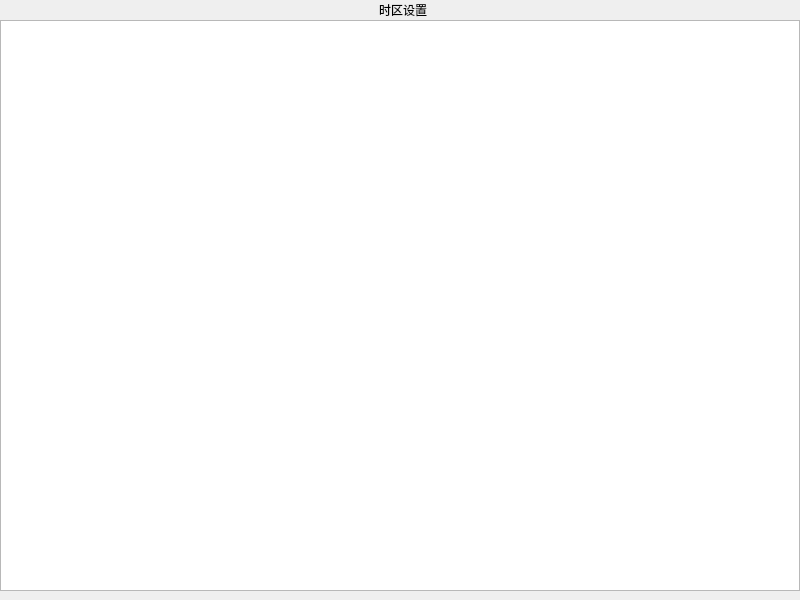
<?xml version="1.0" encoding="UTF-8"?>
<ui version="4.0">
 <class>ui_zone_setting</class>
 <widget class="QMainWindow" name="ui_zone_setting">
  <property name="geometry">
   <rect>
    <x>0</x>
    <y>0</y>
    <width>800</width>
    <height>600</height>
   </rect>
  </property>
  <property name="windowTitle">
   <string>MainWindow</string>
  </property>
  <widget class="QWidget" name="centralwidget">
   <layout class="QVBoxLayout" name="verticalLayout">
    <property name="spacing">
     <number>0</number>
    </property>
    <property name="leftMargin">
     <number>0</number>
    </property>
    <property name="topMargin">
     <number>0</number>
    </property>
    <property name="rightMargin">
     <number>0</number>
    </property>
    <item>
     <widget class="QWidget" name="zone_setting_title_widget" native="true">
      <property name="styleSheet">
       <string notr="true"/>
      </property>
      <layout class="QHBoxLayout" name="horizontalLayout" stretch="1,1,2,2">
       <property name="spacing">
        <number>6</number>
       </property>
       <property name="leftMargin">
        <number>0</number>
       </property>
       <property name="topMargin">
        <number>0</number>
       </property>
       <property name="rightMargin">
        <number>0</number>
       </property>
       <property name="bottomMargin">
        <number>0</number>
       </property>
       <item alignment="Qt::AlignLeft|Qt::AlignVCenter">
        <widget class="clicked_Label" name="zone_setting_back_btn" native="true">
         <property name="text" stdset="0">
          <string/>
         </property>
        </widget>
       </item>
       <item>
        <spacer name="horizontalSpacer">
         <property name="orientation">
          <enum>Qt::Horizontal</enum>
         </property>
         <property name="sizeHint" stdset="0">
          <size>
           <width>37</width>
           <height>20</height>
          </size>
         </property>
        </spacer>
       </item>
       <item>
        <widget class="QLabel" name="zone_setting_title_label">
         <property name="styleSheet">
          <string notr="true"/>
         </property>
         <property name="text">
          <string>时区设置</string>
         </property>
         <property name="alignment">
          <set>Qt::AlignCenter</set>
         </property>
        </widget>
       </item>
       <item>
        <spacer name="horizontalSpacer_2">
         <property name="orientation">
          <enum>Qt::Horizontal</enum>
         </property>
         <property name="sizeHint" stdset="0">
          <size>
           <width>78</width>
           <height>20</height>
          </size>
         </property>
        </spacer>
       </item>
      </layout>
     </widget>
    </item>
    <item>
     <widget class="QListView" name="zone_setting_listView"/>
    </item>
   </layout>
  </widget>
 </widget>
 <customwidgets>
  <customwidget>
   <class>clicked_Label</class>
   <extends>QWidget</extends>
   <header location="global">clicked_label.hpp</header>
  </customwidget>
 </customwidgets>
 <resources/>
 <connections/>
</ui>
